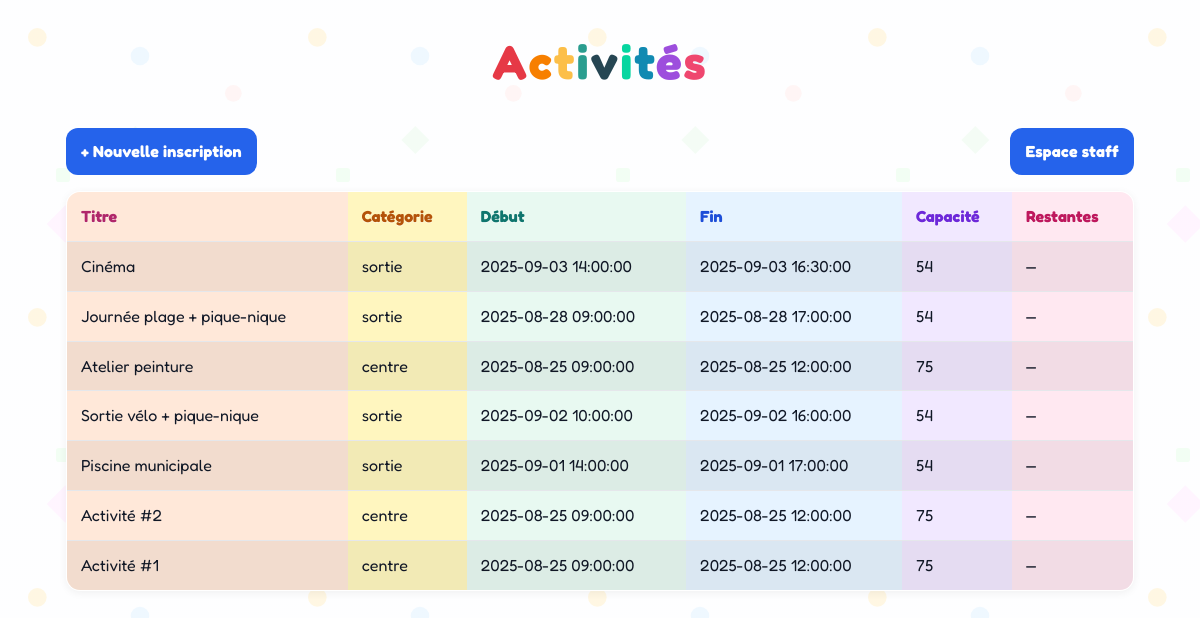
Before: / with the older database file.
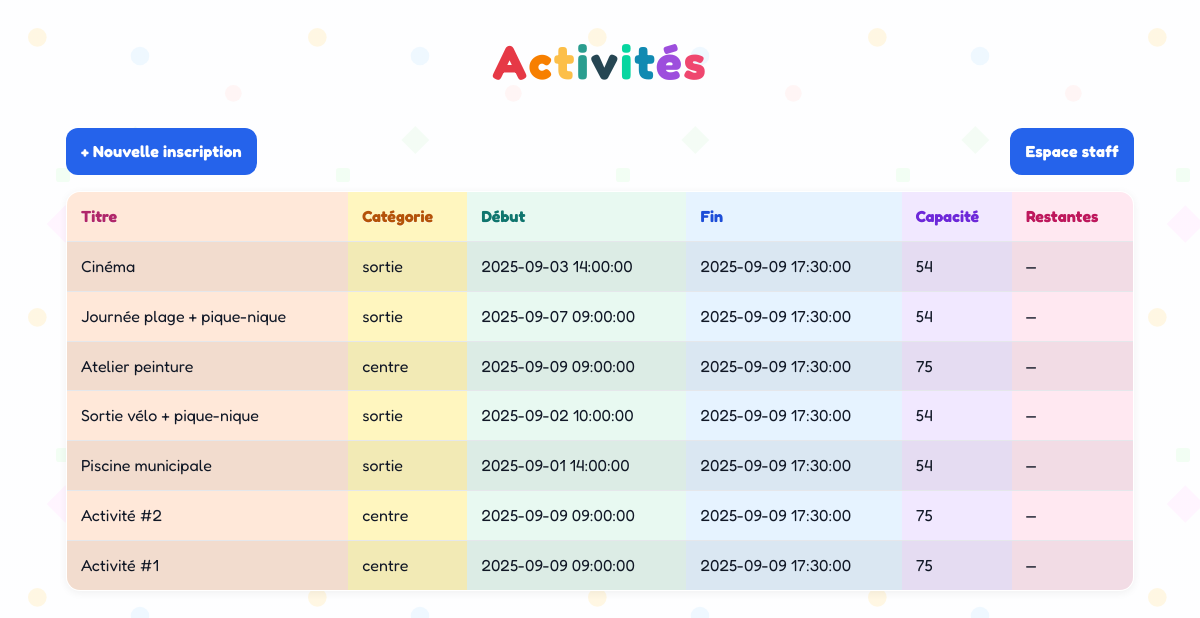
After: the same page with the newer database file.
### tables this page shows
CREATE TABLE IF NOT EXISTS `activites` (
  `id` int UNSIGNED NOT NULL AUTO_INCREMENT,
  `titre` varchar(150) NOT NULL,
  `nom` varchar(150) NOT NULL,
  `description` text,
  `capacity` int NOT NULL DEFAULT '0',
  `created_at` timestamp NULL DEFAULT CURRENT_TIMESTAMP,
  `categorie` enum('centre','sortie') NOT NULL DEFAULT 'centre',
  `date_debut` datetime DEFAULT NULL,
  `date_fin` datetime DEFAULT NULL,
  PRIMARY KEY (`id`)
);

### app/controllers/HomeController.php (called while the page is built, shortened)
<?php
class HomeController {
  public function index(): void {
    $activites = Activite::all();
    include ROOT . '/app/views/inscriptions/home.php';
  }
}

### public/index.php (called while the page is built, shortened)
<?php
$router = new Router(BASE_PATH);
try {
    $router->dispatch();
} catch (Throwable $e) {
    http_response_code(500);
    echo '<pre style="white-space:pre-wrap;font:14px/1.4 monospace">';
    echo "FATAL ERROR: " . htmlspecialchars($e->getMessage()) . "\n\n";
    echo htmlspecialchars($e->getFile()) . ':' . $e->getLine() . "\n\n";
    echo htmlspecialchars($e->getTraceAsString());
    echo '</pre>';
}

### app/models/Activite.php (called while the page is built, shortened)
<?php
class Activite
{
  public static function all(): array {
    $pdo = Database::getPdo();
    $sql = "SELECT * FROM activites ORDER BY id DESC";
    return $pdo->query($sql)->fetchAll(PDO::FETCH_ASSOC);
  }
}

### app/views/inscriptions/home.php (the view, shortened to what this page needs)
<!DOCTYPE html>
<html lang="fr">
<head>
  <link rel="stylesheet" href="<?= BASE_PATH ?>/style.css">
</head>
<body>
  <div class="container">
    <h1 class="rainbow-title">
      <span>A</span><span>c</span><span>t</span><span>i</span><span>v</span><span>i</span><span>t</span><span>é</span><span>s</span>
    </h1>
    <div class="actions-bar">
      <a class="btn btn-secondary" href="<?= BASE_PATH ?>/inscriptions/create">+ Nouvelle inscription</a>
      <a class="btn" href="<?= BASE_PATH ?>/login">Espace staff</a>
    </div>
    <table>
      <tr>
        <th>Titre</th>
        <th>Catégorie</th>
        <th>Début</th>
        <th>Fin</th>
        <th>Capacité</th>
        <th>Restantes</th>
      </tr>
      <?php
      $h = static function ($v): string {
        return htmlspecialchars((string)($v ?? ''), ENT_QUOTES, 'UTF-8');
      };
      ?>
      <?php foreach ($activites as $a): ?>
        <?php
          $titre      = $a['titre']       ?? $a['title']      ?? '';
          $categorie  = $a['categorie']   ?? $a['category']   ?? '';
          $dateDebut  = $a['date_debut']  ?? $a['debut']      ?? $a['start_at'] ?? '';
          $dateFin    = $a['date_fin']    ?? $a['fin']        ?? $a['end_at']   ?? '';
          $capacite   = $a['capacite']    ?? $a['capacity']   ?? $a['cap'] ?? null;
          $inscrits   = $a['inscrits']    ?? $a['booked']     ?? null;
          if (!isset($a['restantes'])) {
            $restantes = (is_numeric($capacite) && is_numeric($inscrits))
              ? max(0, (int)$capacite - (int)$inscrits)
              : null;
          } else {
            $restantes = $a['restantes'];
          }
        ?>
        <tr>
          <td><?= $h($titre) ?></td>
          <td><?= $h($categorie) ?></td>
          <td><?= $h($dateDebut) ?></td>
          <td><?= $h($dateFin) ?></td>
          <td><?= $h($capacite ?? '—') ?></td>
          <td><?= $h($restantes ?? '—') ?></td>
        </tr>
      <?php endforeach; ?>
    </table>
  </div>
</body>
</html>

### app/core/Router.php (shortened to what this page needs)
<?php
class Router {
  private array $routes = ['GET' => [], 'POST' => []];
  public function get(string $path, string $action): void {
    $this->routes['GET'][$this->normalize($path)] = $action;
  }
  public function post(string $path, string $action): void {
    $this->routes['POST'][$this->normalize($path)] = $action;
  }
  private function normalize(string $path): string {
    $path = '/' . ltrim($path, '/');
    return rtrim($path, '/') ?: '/';
  }
  public function dispatch(): void {
    $method = $_SERVER['REQUEST_METHOD'] ?? 'GET';
    if (!empty($_GET['r']) && is_string($_GET['r'])) {
      $uri = $this->normalize($_GET['r']);
    } else {
      $raw = $_SERVER['REQUEST_URI'] ?? '/';
      $uri = parse_url($raw, PHP_URL_PATH) ?? '/';
      $uri = $this->normalize($uri);
    }
    if (isset($this->routes[$method][$uri])) {
      $this->invoke($this->routes[$method][$uri]);
      return;
    }
  }
  private function invoke(string $action, array $params = []): void {
    [$controller, $method] = explode('@', $action, 2);
    $obj = new $class();
    call_user_func_array([$obj, $method], $params);
  }
}

### public/style.css (style rules this page uses)
:root { --brand:#2563eb; --brand-2:#1e40af; --accent:#10b981; --bg:#f7f8fa; --text:#111827; --muted:#6b7280; --border:#e5e7eb; --page-bg: #f8fbff; --page-overlay: rgba(255,255,255,0.82); }
* { box-sizing:border-box }
html,body { margin:0;padding:0 }
body { font:16px/1.55 "Fredoka","Nunito",system-ui,-apple-system,Segoe UI,Roboto,Arial,sans-serif; color:var(--text); background-color: var(--page-bg); background-size: auto, 280px 280px; background-attachment: fixed; }
.container { max-width:1100px; margin:24px auto; padding:0 16px; }
h1 { font-size:30px;margin:0 0 16px; letter-spacing:.2px }
table { width:100%; border-collapse:collapse; background:#fff; border:1px solid var(--border); border-radius:14px; overflow:hidden; box-shadow:0 2px 8px rgba(0,0,0,.06); position:relative; }
th,td { padding:12px 14px; border-bottom:1px solid var(--border); text-align:left; vertical-align: top; }
th { font-weight:700; }
:root { --col1:#FFE8D9; --col2:#FFF6BF; --col3:#E8F9F1; --col4:#E6F3FF; --col5:#F1E8FF; --col6:#FFE8F1; --col7:#E0E7FF; --col8:#FFE4E6; }
th { background: transparent; }
table thead th:nth-child(1), table tbody td:nth-child(1), table tr:first-child th:nth-child(1) { background: var(--col1) !important; }
table thead th:nth-child(2), table tbody td:nth-child(2), table tr:first-child th:nth-child(2) { background: var(--col2) !important; }
table thead th:nth-child(3), table tbody td:nth-child(3), table tr:first-child th:nth-child(3) { background: var(--col3) !important; }
table thead th:nth-child(4), table tbody td:nth-child(4), table tr:first-child th:nth-child(4) { background: var(--col4) !important; }
table thead th:nth-child(5), table tbody td:nth-child(5), table tr:first-child th:nth-child(5) { background: var(--col5) !important; }
table thead th:nth-child(6), table tbody td:nth-child(6), table tr:first-child th:nth-child(6) { background: var(--col6) !important; }
table thead th:nth-child(1), table tr:first-child th:nth-child(1) { color:#b0276a !important; text-shadow:0 1px 0 rgba(255,255,255,.55); }
table thead th:nth-child(2), table tr:first-child th:nth-child(2) { color:#b45309 !important; text-shadow:0 1px 0 rgba(255,255,255,.55); }
table thead th:nth-child(3), table tr:first-child th:nth-child(3) { color:#0f766e !important; text-shadow:0 1px 0 rgba(255,255,255,.55); }
table thead th:nth-child(4), table tr:first-child th:nth-child(4) { color:#1d4ed8 !important; text-shadow:0 1px 0 rgba(255,255,255,.55); }
table thead th:nth-child(5), table tr:first-child th:nth-child(5) { color:#6d28d9 !important; text-shadow:0 1px 0 rgba(255,255,255,.55); }
table thead th:nth-child(6), table tr:first-child th:nth-child(6) { color:#be185d !important; text-shadow:0 1px 0 rgba(255,255,255,.55); }
tbody tr:nth-child(even) td { position: relative; }
tbody tr:nth-child(even) td::after { content:""; position:absolute; inset:0; background: rgba(0,0,0,0.05); pointer-events:none; }
button, input[type=submit], a.btn { display:inline-block; padding:10px 14px; border-radius:12px; border:1px solid transparent; background:var(--brand); color:#fff; text-decoration:none; cursor:pointer; font-weight:700; letter-spacing:.2px; }
.btn-secondary { background:#fff;color:var(--text); border-color:var(--border); }
.rainbow-title { text-align: center; font-size: 48px; font-weight: 800; letter-spacing: 2px; margin: 20px 0 30px; }
.rainbow-title span:nth-child(1) { color: #e63946; }
.rainbow-title span:nth-child(2) { color: #f77f00; }
.rainbow-title span:nth-child(3) { color: #fcbf49; }
.rainbow-title span:nth-child(4) { color: #2a9d8f; }
.rainbow-title span:nth-child(5) { color: #264653; }
.rainbow-title span:nth-child(6) { color: #06d6a0; }
.rainbow-title span:nth-child(7) { color: #118ab2; }
.rainbow-title span:nth-child(8) { color: #9d4edd; }
.rainbow-title span:nth-child(9) { color: #ef476f; }
.actions-bar { display: flex; justify-content: space-between; align-items: center; margin: 16px 0; }

Changed rows visible on the page:
changed activites "Cinéma": date_fin "2025-09-03 16:30:00" → "2025-09-09 17:30:00"
changed activites "Journée plage + pique-nique": date_debut "2025-08-28 09:00:00" → "2025-09-07 09:00:00"; date_fin "2025-08-28 17:00:00" → "2025-09-09 17:30:00"
changed activites "Atelier peinture": date_debut "2025-08-25 09:00:00" → "2025-09-09 09:00:00"; date_fin "2025-08-25 12:00:00" → "2025-09-09 17:30:00"
changed activites "Sortie vélo + pique-nique": date_fin "2025-09-02 16:00:00" → "2025-09-09 17:30:00"
changed activites "Piscine municipale": date_fin "2025-09-01 17:00:00" → "2025-09-09 17:30:00"
changed activites "Activité #2": date_debut "2025-08-25 09:00:00" → "2025-09-09 09:00:00"; date_fin "2025-08-25 12:00:00" → "2025-09-09 17:30:00"
changed activites "Activité #1": date_debut "2025-08-25 09:00:00" → "2025-09-09 09:00:00"; date_fin "2025-08-25 12:00:00" → "2025-09-09 17:30:00"
